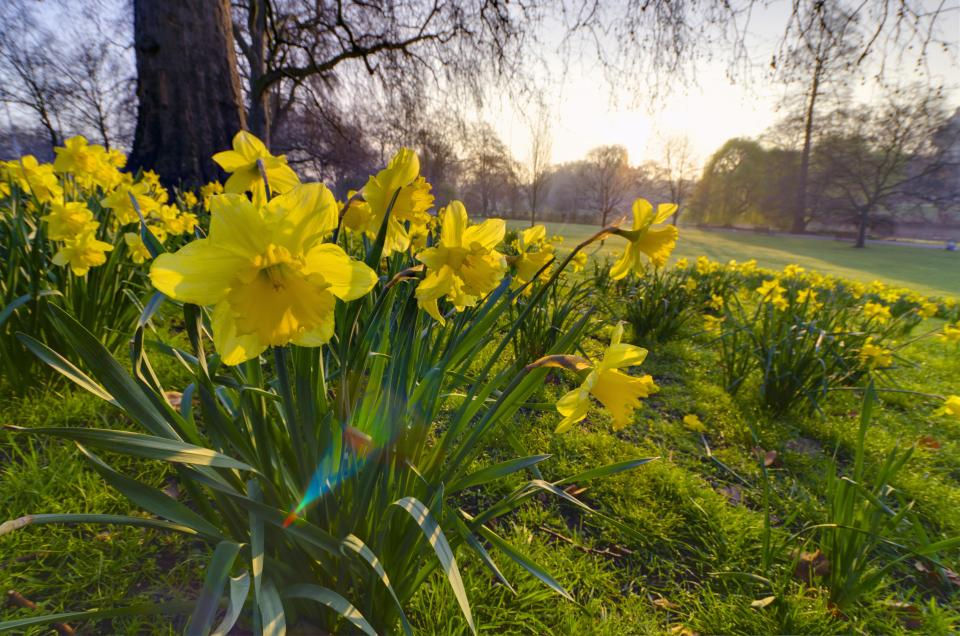
#> input picture Szeliski/spring.jpg, 960 x 636 px
$ python histogram_equalization.py
#> lines starting #> are read from the running program, lines starting #| are printed output that depends on the picture
import numpy as np
import scipy.ndimage
from matplotlib import pyplot as plt, cm
import copy

def plot_result(imgs, titles):
    nbr_imgs = imgs.__len__()
    print(nbr_imgs)
    fig, axes = plt.subplots(1, nbr_imgs+1, figsize=(15, 5), sharex=True, sharey=True)
    ax = axes.ravel()

    for ind in np.arange(0, nbr_imgs):
        ax[ind].imshow(imgs[ind])
        ax[ind].set_title(titles[ind])

    for a in ax:
        a.set_axis_off()
        a.set_adjustable('box-forced')

    plt.tight_layout()


def hist_cum_comp(img):
    pix_vals = np.arange(0,257,1)
    hist_vec, bins = np.histogram(img, pix_vals)
    nbr_pixels = img.shape[0] * img.shape[1]
    cum = np.zeros([hist_vec.__len__(), 1])
    for ind in pix_vals[0:256]:
        if ind == 0:
            cum[ind] = hist_vec[ind] / nbr_pixels
        else:
            cum[ind] = cum[ind - 1] + hist_vec[ind] / nbr_pixels
    comp = np.zeros([hist_vec.__len__(), 1])
    alpha = 0.7 # Vad vill jag ha här?
    for ind in pix_vals[0:256]:
        comp[ind] = alpha*cum[ind] + (1-alpha)*ind
    return hist_vec, cum


def comp_hist(img, cum):
    alpha = 1
    nbr_rows = img.shape[0]
    nbr_cols = img.shape[1]
    comp_img = np.zeros(img.shape)
    cum = cum*255 # rescaling from 0-1 to 0-255
    for row in np.arange(0, nbr_rows):
        for col in np.arange(0, nbr_cols):
            intensity = img[row, col]
            comp_img[row, col] = alpha*cum[intensity] + (1-alpha)*intensity
    return comp_img


def main():
    # Exercise 3.6 Histogram equalization
    img_file = 'spring.jpg'
    # Convert the color image to luminance (section 3.1.2)
    img_color = scipy.ndimage.imread(img_file, mode='RGB')
#> img_color is the input picture: shape (636, 960, 3); mean R, G, B 110, 109.8, 61.7
    img_lum = scipy.ndimage.imread(img_file, mode='L')
#> img_lum: shape (636, 960); min 0, max 254, mean 104.4
    print(img_color.shape)
#| (636, 960, 3)
    img_r = img_color[:, :, 0]
    img_g = img_color[:, :, 1]
    img_b = img_color[:, :, 2]
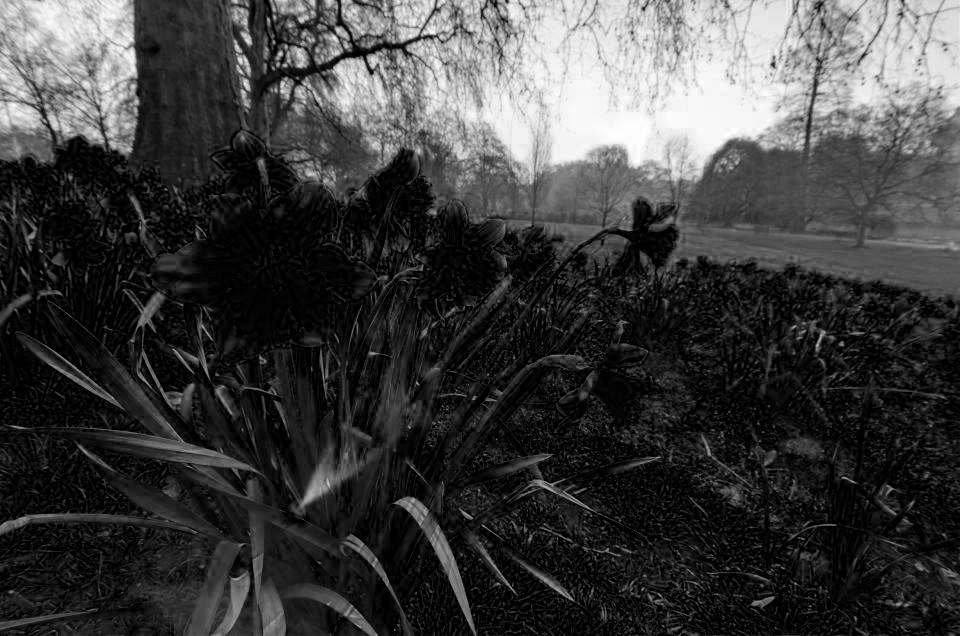
#> img_b: shape (636, 960); min 0, max 255, mean 61.7
    images = [img_color, img_lum, img_r, img_g, img_b]
    titles = ['Original', 'Luminance', 'Red', 'Green', 'Blue']
    plot_result(images, titles)
#> in plot_result, `nbr_imgs = imgs.__len__()`: nbr_imgs = 5
#| 5
#> the loop in plot_result, `for a in ax:` made 6 passes
    # Compute the histogram, the cumulative distribution and the compensation transfer function (sec. 3.1.4)
    hist_lum, cum_lum = hist_cum_comp(img_lum)
#> in hist_cum_comp, `hist_vec, bins = np.histogram(img, pix_vals)`: hist_vec = 256 values, max 7341 at index 250, min 0 at index 255, mean 2385; bins = 257 values from 0 to 256
#> after the loop in hist_cum_comp, `for ind in pix_vals[0:256]:`: cum = 256 values from 4.91e-06 to 1
#> after the loop in hist_cum_comp, `for ind in pix_vals[0:256]:`: comp = 256 values from 3.44e-06 to 77.2
#> hist_lum has the same summary as hist_vec in hist_cum_comp; cum_lum = 256 values from 4.91e-06 to 1
    hist_r, cum_r = hist_cum_comp(img_r)
#> hist_r = 256 values, max 5849 at index 44, min 78 at index 1, mean 2385; cum_r = 256 values from 0.0002 to 1
    hist_g, cum_g = hist_cum_comp(img_g)
#> hist_g = 256 values, max 7825 at index 249, min 19 at index 1, mean 2385; cum_g = 256 values from 5.73e-05 to 1
    hist_b, cum_b = hist_cum_comp(img_b)
#> hist_b = 256 values, max 68903 at index 0, min 51 at index 253, mean 2385; cum_b = 256 values from 0.113 to 1
    pix_values = np.arange(0,256,1)
    plt.figure()
    plt.scatter(pix_values, hist_lum,c='black')
    plt.scatter(pix_values, hist_r, c='red')
    plt.scatter(pix_values, hist_g, c='green')
    plt.scatter(pix_values, hist_b, c='blue')
    plt.figure()
    plt.scatter(pix_values, cum_lum,c='black')
    plt.scatter(pix_values, cum_r, c='red')
    plt.scatter(pix_values, cum_g, c='green')
    plt.scatter(pix_values, cum_b, c='blue')

    # Comversion from RGB to Luminance is
    # lum = 0.2126*R + 0.7152*G + 0.0722*B


    # (opt) Try to increase the punch in the image by ensuring that a certain fraction of pixels, 5% are mapped to pure b/w
    # (opt) Limit the local gain f'(I) in the transfer function (more details)
    # Compensate the luminance channel through the lookup table and re-generate the color image using color ratios (2.116)
    comp_img = comp_hist(img_lum, cum_lum)
#> in comp_hist, `cum = cum*255`: cum = 256 values from 0.00125 to 255
#> after the loop in comp_hist, `for row in np.arange(0, nbr_rows):`:
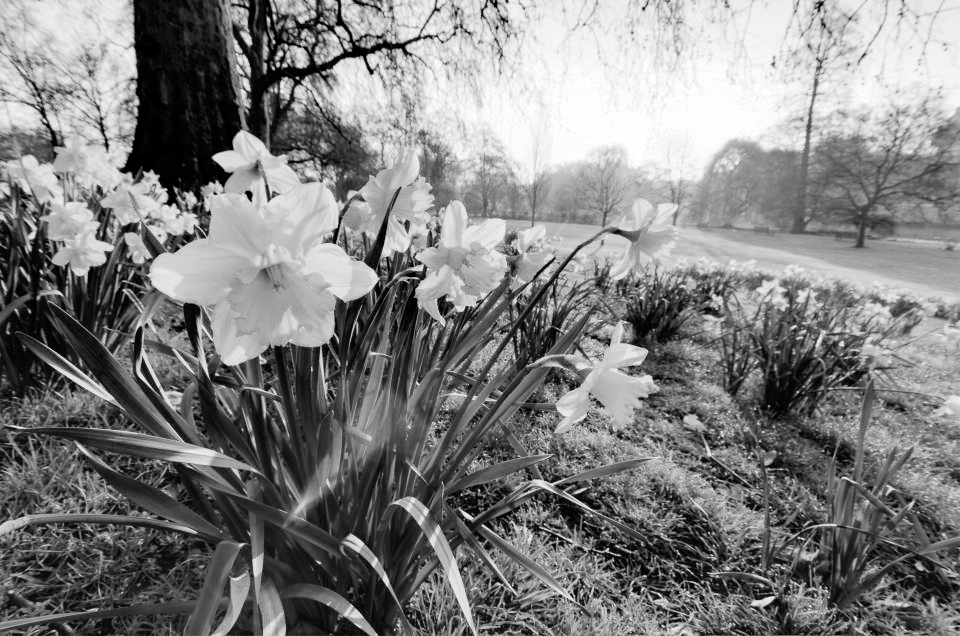
#> comp_img: shape (636, 960) float64; min 0.00125, max 255, mean 128.3
    pix_vals = np.arange(0, 257, 5)
    hist_vec, dummy = np.histogram(comp_img, pix_vals)
#> hist_vec = 51 values, max 16679 at index 8, min 8858 at index 23, mean 11971.8; dummy = 52 values from 0 to 255
    plt.figure()
    plt.scatter(0,0,c='black')
    plt.plot(pix_vals[0:pix_vals.__len__()-1], hist_vec, c='yellow')
    imgs = [img_lum, comp_img]
    titles = ['Luminance', 'Compensated luminance']
    plot_result(imgs, titles)
#| 2
#> the loop in plot_result (call 2), `for a in ax:` made 3 passes

    # (2.116) After manipulating the luma through histogram equalization you can multiply each color ratio by
    # the ratio of the new to old luma to obtain an adjusted RGB triplet
    RGB = 0.0 + img_r + img_g + img_b
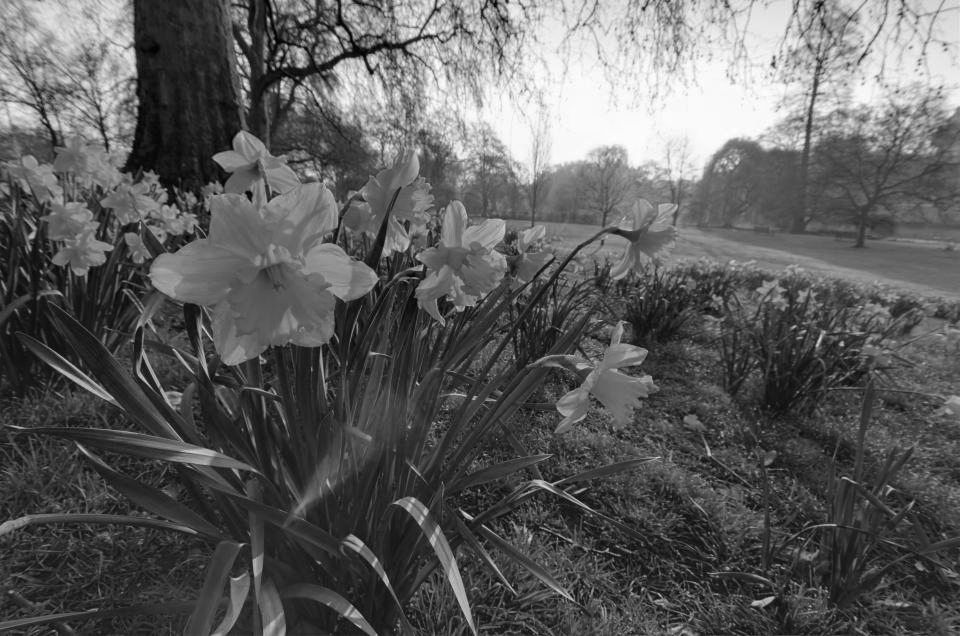
#> RGB: shape (636, 960) float64; min 1, max 763, mean 281.5; drawn with min black and max white
    RGB[RGB==0] = 1
    img_lum[img_lum == 0] = 1
#> img_lum: shape (636, 960); min 1, max 254, mean 104.4
    lum_ratio = comp_img / img_lum
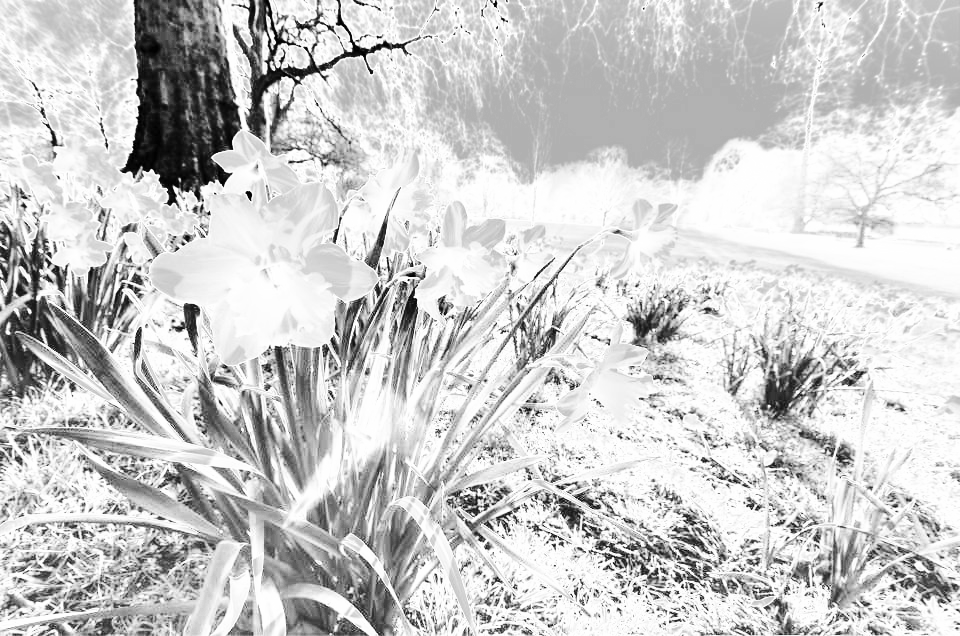
#> lum_ratio: shape (636, 960) float64; min 0.00125, max 1.46, mean 1.16; drawn with min black and max white
    av_r = img_r * lum_ratio
    av_g = img_g * lum_ratio
    av_b = img_b * lum_ratio
    # [4 lines of commented-out code are left out]
    av_r[av_r > 255] = 255
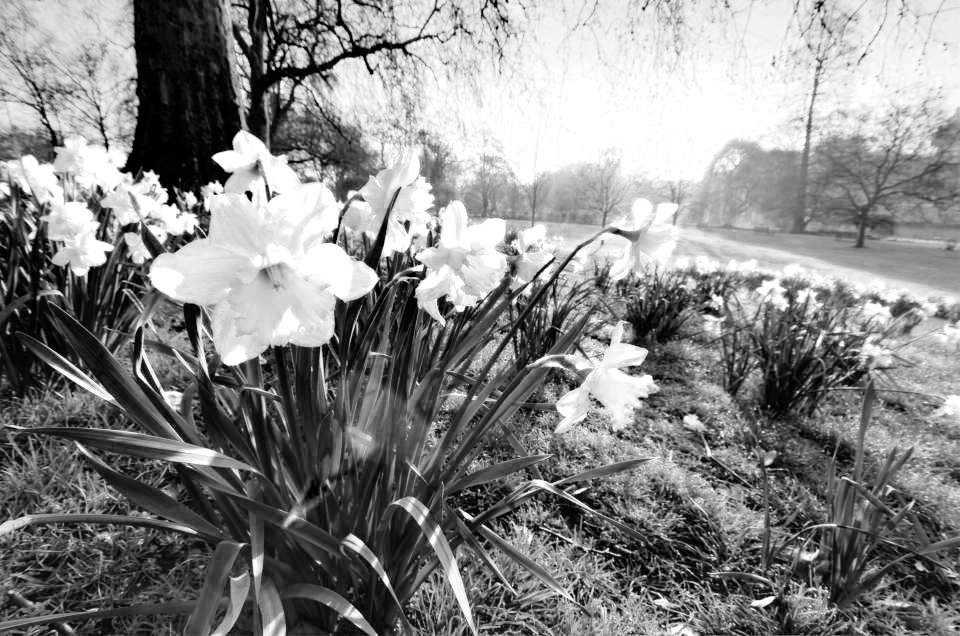
#> av_r: shape (636, 960) float64; min 0, max 255, mean 135.5
    av_g[av_g > 255] = 255
#> av_g: shape (636, 960) float64; min 0, max 255, mean 135
    av_b[av_b > 255] = 255
#> av_b: shape (636, 960) float64; min 0, max 255, mean 73.4
    new_img_col = copy.deepcopy(img_color)
    new_img_col[:, :, 0] = av_r
    new_img_col[:, :, 1] = av_g
    new_img_col[:, :, 2] = av_b
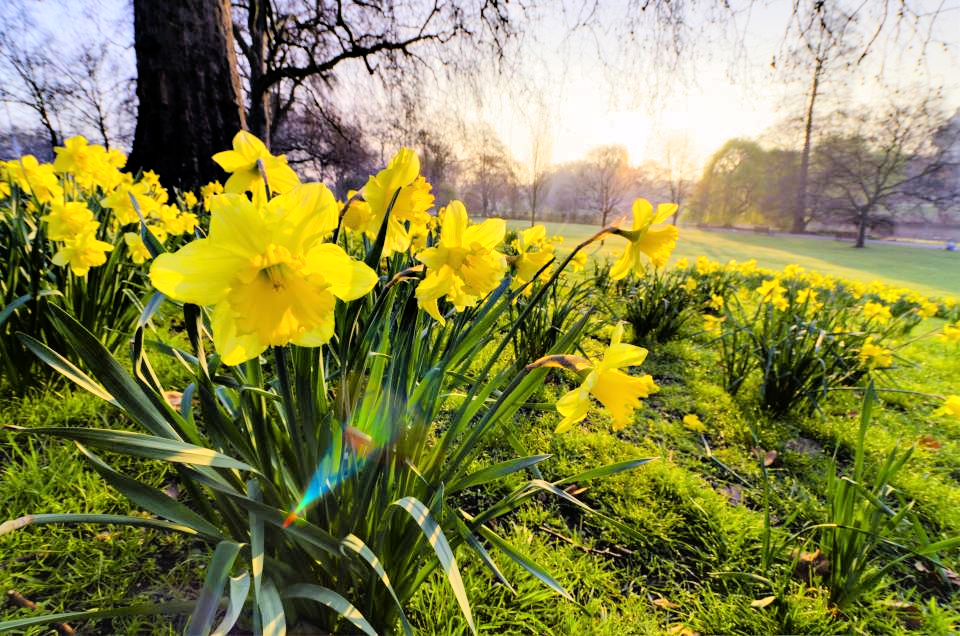
#> new_img_col: shape (636, 960, 3); mean R, G, B 135, 134.5, 72.9
    imgs = [img_color, new_img_col]
    titles = ['Original', 'Equalized']
    plot_result(imgs, titles)
#| 2


    # (opt) Color values that are clipped (=saturated) may appear unnatural when remapped. Fix this!


if __name__ == '__main__':
    main()
    plt.show(block=True)
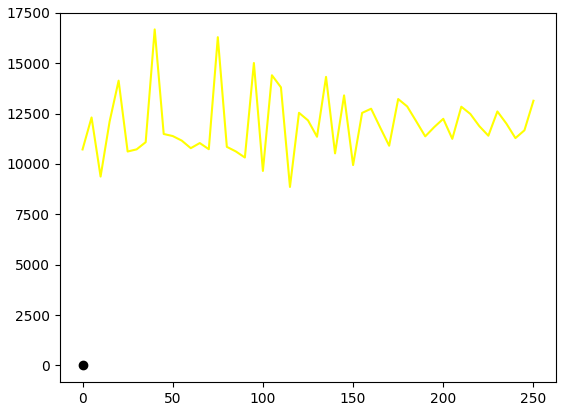
#> figure drawn by matplotlib, 1 panel; curve peaks at x = 40, y = 16679
